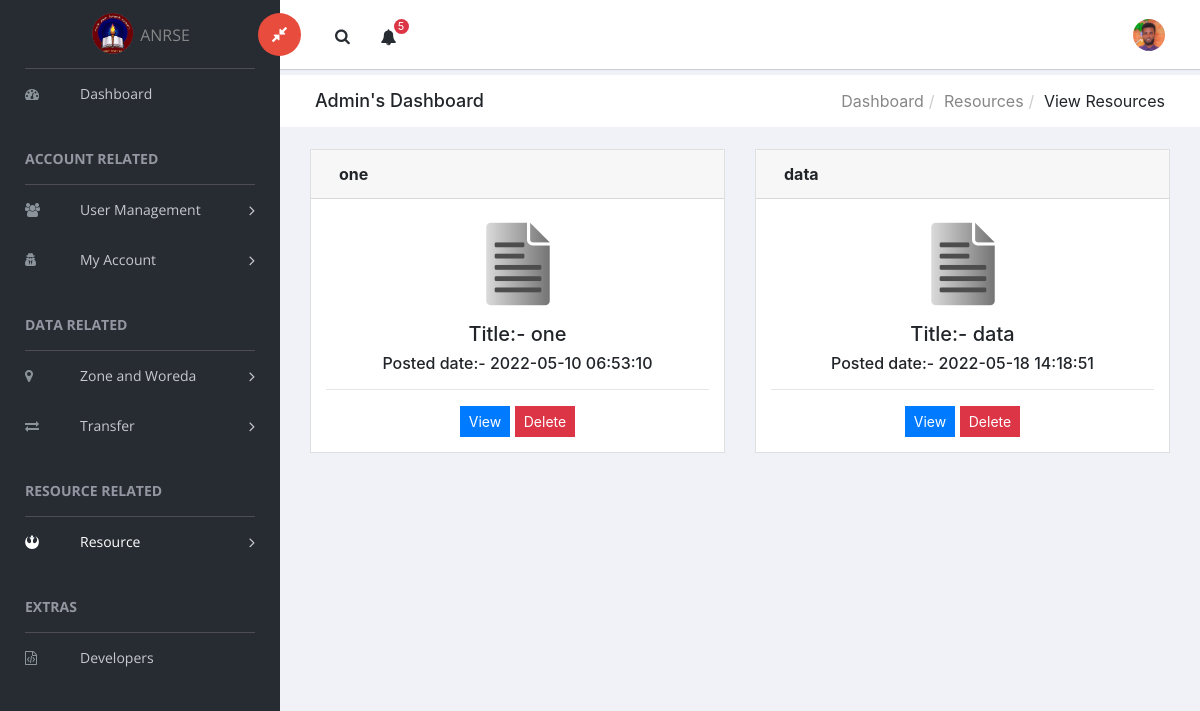
The page /pages/Zone/zone_admin/admin pages/resource related/resources/view resources/view resources.php (signed in) on the database its author committed.
### tables this page shows
CREATE TABLE `resource` (
  `id` int(11) NOT NULL,
  `title` varchar(100) NOT NULL,
  `file_name` varchar(100) NOT NULL,
  `posted_date` timestamp NOT NULL DEFAULT current_timestamp()
);

### pages/Zone/zone_admin/admin pages/resource related/resources/view resources/view resources.php (the view, shortened to what this page needs)
<?php
if (isset($_SESSION['user_id']) && isset($_SESSION['user_email']) && isset($_SESSION['user_role']) && isset($_SESSION['user_first_login']) && $_SESSION['user_first_login'] == "1" && $_SESSION['user_role']=='Zone Admin') {
?>
<!doctype html>
<html class="no-js" lang="en">
<head>
    <link rel="stylesheet" href="../../../../../../../vendors/bootstrap/dist/css/bootstrap.min.css">
    <link rel="stylesheet" href="../../../../../../../vendors/font-awesome/css/font-awesome.min.css">
    <link rel="stylesheet" href="../../../../../../../vendors/flag-icon-css/css/flag-icon.min.css">
    <link rel="stylesheet" href="../../../../../../../assets/css/style.css">
</head>
<body>
    <aside id="left-panel" class="left-panel">
        <nav class="navbar navbar-expand-sm navbar-default">
            <div class="navbar-header">
                <a class="navbar-brand" href="../../../../admin index.php"><img width="45" height="45" src="../../../../../../../images/amhara.png" alt="Amhara Education Bureau">
                    <p class="org-name">ANRSE</p>
                </a>
            </div>
            <div id="main-menu" class="main-menu collapse navbar-collapse">
                <ul class="nav navbar-nav">
                    <li>
                        <a href="../../../../admin index.php"> <i class="menu-icon fa fa-dashboard"></i>Dashboard</a>
                    </li>
                    <h3 class="menu-title">Account Related</h3>
                    <li class="menu-item-has-children dropdown">
                        <a href="#" class="dropdown-toggle" data-toggle="dropdown" aria-haspopup="true" aria-expanded="false"> <i class="menu-icon fa fa-users"></i>User Management</a>
                    </li>
                    <li class="menu-item-has-children dropdown">
                        <a href="#" class="dropdown-toggle" data-toggle="dropdown" aria-haspopup="true" aria-expanded="false"> <i class="menu-icon fa fa-user-secret"></i>My Account</a>
                    </li>
                    <h3 class="menu-title">Data Related</h3>
                    <li class="menu-item-has-children dropdown">
                        <a href="#" class="dropdown-toggle" data-toggle="dropdown" aria-haspopup="true" aria-expanded="false"> <i class="menu-icon fa fa-map-marker"></i>Zone and Woreda</a>
                    </li>
                    <li class="menu-item-has-children dropdown">
                        <a href="#" class="dropdown-toggle" data-toggle="dropdown" aria-haspopup="true" aria-expanded="false"> <i class="menu-icon fa fa-exchange"></i>Transfer</a>
                    </li>
                    <h3 class="menu-title">Resource Related</h3>
                    <li class="menu-item-has-children dropdown">
                        <a href="#" class="dropdown-toggle" data-toggle="dropdown" aria-haspopup="true" aria-expanded="false"> <i class="menu-icon fa fa-rebel" style="color: white;"></i><span style="color: white;">Resource</span></a>
                    </li>
                    <h3 class="menu-title">Extras</h3>
                    <li>
                        <a href="../../../extras/developers/developers.php"> <i class="menu-icon fa fa-file-code-o"></i>Developers </a>
                    </li>
                </ul>
            </div>
        </nav>
    </aside>
    <div id="right-panel" class="right-panel">
        <header id="header" class="header">
            <div class="header-menu">
                <div class="col-sm-7">
                    <a id="menuToggle" class="menutoggle pull-left"><i class="fa fa-compress"></i></a>
                    <div class="header-left">
                        <button class="search-trigger"><i class="fa fa-search"></i></button>
                        <div class="dropdown for-notification">
                            <button class="btn btn-secondary dropdown-toggle" type="button" id="notification" data-toggle="dropdown" aria-haspopup="true" aria-expanded="false">
                                <i class="fa fa-bell"></i>
                                <span class="count bg-danger">5</span>
                            </button>
                        </div>
                    </div>
                </div>
                <div class="col-sm-5">
                    <div class="user-area dropdown float-right">
                        <a href="#" class="dropdown-toggle" data-toggle="dropdown" aria-haspopup="true" aria-expanded="false">
                            <img class="user-avatar rounded-circle" src="../../../../../../../images/admin image/admin.jpg" alt="User Avatar">
                        </a>
                    </div>
                    <div class="language-select dropdown" id="language-select">
                        <a class="dropdown-toggle" href="#" data-toggle="dropdown" id="language" aria-haspopup="true" aria-expanded="true">
                            <i class="flag-icon flag-icon-et"></i>
                        </a>
                    </div>
                </div>
            </div>
        </header>
        <div class="breadcrumbs">
            <div class="col-sm-4">
                <div class="page-header float-left">
                    <div class="page-title">
                        <h1>Admin's Dashboard</h1>
                    </div>
                </div>
            </div>
            <div class="col-sm-8">
                <div class="page-header float-right">
                    <div class="page-title">
                        <ol class="breadcrumb text-right">
                            <li><a href="../../../../admin index.php">Dashboard</a></li>
                            <li><a href="#">Resources</a></li>
                            <li class="active">View Resources</li>
                        </ol>
                    </div>
                </div>
            </div>
        </div>
        <?php
        $connectQuery = mysqli_connect('localhost', 'root', '', 'tds v1.0.1');
        if (mysqli_connect_errno()) {
            echo mysqli_connect_error();
            exit();
        } else {
            $selectQuery = "SELECT * FROM `resource`";
            $result = mysqli_query($connectQuery, $selectQuery);
        }
        ?>
        <div class="content mt-3">
            <div class="animated fadeIn">
                <?php
                while ($row = mysqli_fetch_array($result)) {
                    $check = false;
                    if(mysqli_num_rows($result)>0){
                        $check = true;
                    }
                    if($check){
                        echo '
                            <div class="col-md-6">
                                <div class="card">
                                    <div class="card-header">
                                        <strong class="card-title pl-2">' . $row["title"] . '</strong>
                                    </div>
                                    <div class="card-body">
                                        <div>
                                            <img style="margin-left: auto; margin-right: auto; display: block;" height="100cm" src="../../../../../../images/file.png" alt="Card image cap">
                                            <h5 class="text-sm-center mt-2 mb-1">Title:- ' . $row["title"] . '</h5>
                                            <h6 class="text-sm-center mt-2 mb-1">Posted date:- ' . $row["posted_date"] . '</h6>
                                        </div>
                                        <hr>
                                        <div class="card-text text-sm-center">
                                        <a href="../../../../../../file/' . $row["file_name"] . '"><button class="btn btn-primary btn-sm">View</button></a>
                                        <a href="delete resource.php?id=' . $row['id'] . '&file_name=' . $row['file_name'] . '"><button class="btn btn-danger btn-sm">Delete</button></a>
                                        </div>
                                    </div>
                                </div>
                            </div>
                        ';
                    }if(!$check){
                        echo '
                            <div class="col-md-12">
                                <div class="card">
                                    <div class="card-header">
                                        <strong class="card-title pl-2">No file found</strong>
                                    </div>
                                    <div class="card-body">
                                        <div>
                                        </div>
                                        <hr>
                                        <div class="card-text text-sm-center">
                                        </div>
                                    </div>
                                </div>
                            </div>
                        ';
                    }
                }
                ?>
            </div>
        </div>
    </div>
</body>
</html>
<?php
}
else {
    header("location: ../../../authentication/login.php");
}
?>

### rows shown on the page
resource: title "one", posted_date "2022-05-10 06:53:10"
resource: title "data", posted_date "2022-05-18 14:18:51"
